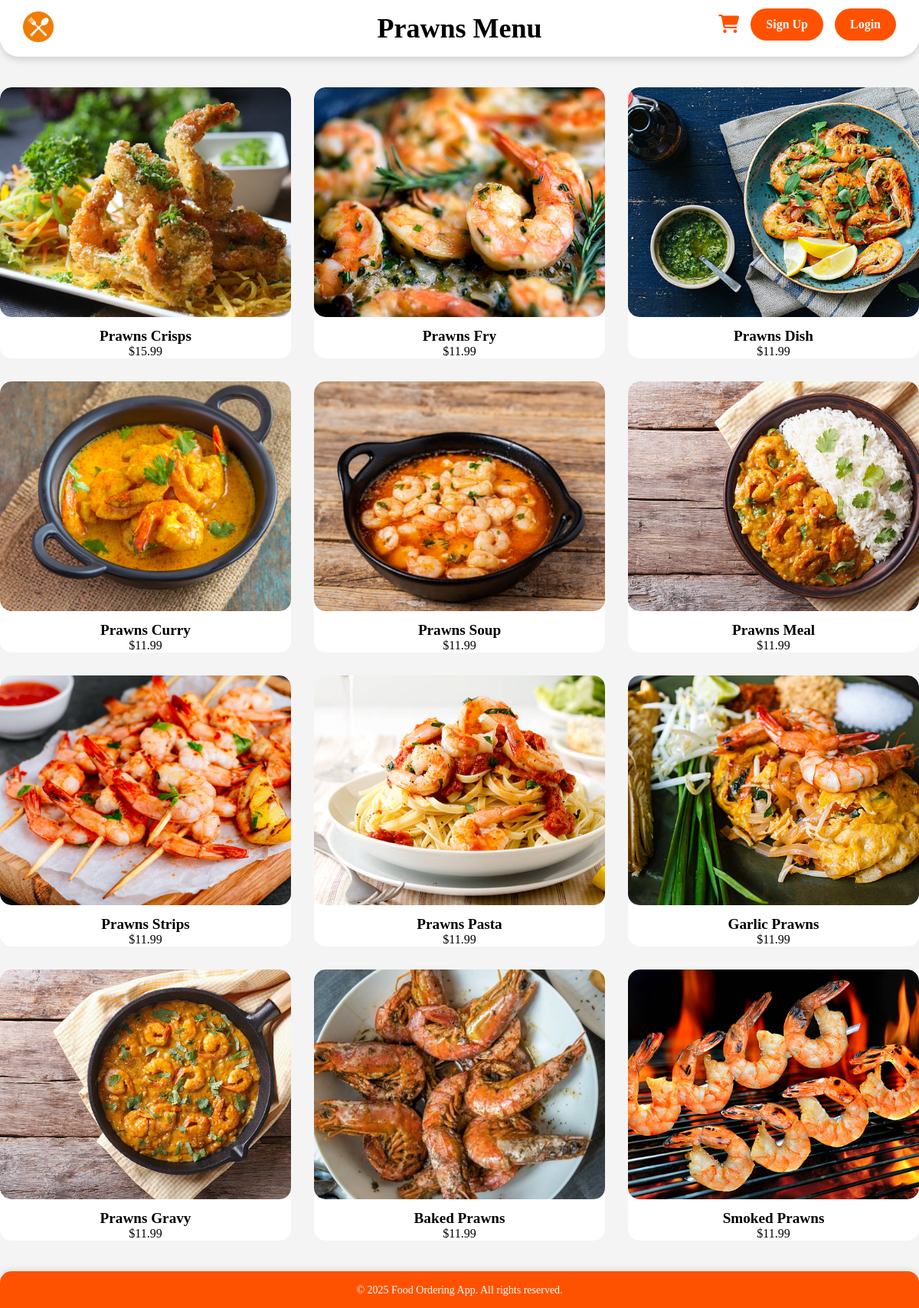
The app's page /category/Prawns with its own data.
### app.py (models this page shows)
class FoodItem(db.Model):
    id = db.Column(db.Integer, primary_key=True)
    name = db.Column(db.String(100), nullable=False)
    tag = db.Column(db.String(50), nullable=False)
    sub_tag = db.Column(db.String(50), nullable=True)
    price = db.Column(db.Float, nullable=False)
    image_file = db.Column(db.String(100), nullable=False)
    description = db.Column(db.String(255), nullable=True)
    order_items = db.relationship('OrderItem', backref='food_item', lazy=True)

### app.py (the view)
@app.route('/category/<category_name>')
def category_page(category_name):
    user_data = None
    if 'user' in session:
        user_data = User.query.filter_by(email=session['user']).first()
    items = FoodItem.query.filter_by(tag=category_name).all()
    return render_template('category_page.html', user=user_data, category_name=category_name, items=items)

### templates/category_page.html (shortened to what this page needs)
<!DOCTYPE html>
<html lang="en">
<head>
    <link rel="stylesheet" href="{{ url_for('static', filename='fish.css') }}">
    <link rel="stylesheet" href="https://cdnjs.cloudflare.com/ajax/libs/font-awesome/6.5.1/css/all.min.css">
</head>
<body>
    <header>
        <div class="logo">
            <a href="{{ url_for('home') }}">
                <img src="{{ url_for('static', filename='images/logo.webp') }}" alt="Logo">
            </a>
        </div>
        <div class="title">
            <h2>{{ category_name }} Menu</h2>
        </div>
        <div class="auth-buttons">
            <a href="{{ url_for('cart_page') }}" class="cart-icon">
                <i class="fa-solid fa-cart-shopping"></i>
            </a>
            {% if user %}
                <div class="dropdown">
                    <button class="btn account-btn">Hi, {{ user.first_name }}</button>
                    <div class="dropdown-content">
                        {% if user.is_admin %}
                            <a href="{{ url_for('admin_panel') }}">Admin Panel</a>
                        {% endif %}
                        <a href="{{ url_for('my_orders') }}">My Orders</a>
                        <a href="{{ url_for('my_bookings') }}">My Bookings</a>
                        <a href="{{ url_for('logout') }}">Logout</a>
                    </div>
                </div>
            {% else %}
                <a href="{{ url_for('signup') }}" class="btn">Sign Up</a>
                <a href="{{ url_for('login') }}" class="btn">Login</a>
            {% endif %}
        </div>
    </header>
    <section class="restaurants">
        <div class="restaurant-items">
            {% for item in items %}
            <div class="restaurant-item">
                <a href="{{ url_for('item_details', item_id=item.id) }}">
                    <img src="{{ url_for('static', filename='images/' + item.image_file) }}" alt="{{ item.name }}">
                </a>
                <h3>{{ item.name }}</h3>
                <p class="item-price">${{ "%.2f"|format(item.price) }}</p>
            </div>
            {% endfor %}
        </div>
    </section>
    <footer>
        <p>&copy; 2025 Food Ordering App. All rights reserved.</p>
    </footer>
</body>
</html>

### static/fish.css (style rules this page uses)
* { margin: 0; padding: 0; box-sizing: border-box; }
body { font-family: 'Chewy', cursive; background-color: #f4f4f4; color: #000000; }
header { display: flex; align-items: center; justify-content: space-between; padding: 15px 30px; background: linear-gradient(135deg, #ffffff, #ffffff); border-radius: 0 0 25px 25px; box-shadow: 0 4px 10px rgba(0, 0, 0, 0.15); position: relative; }
header .title { position: absolute; left: 50%; transform: translateX(-50%); white-space: nowrap; font-size: 1.5rem; font-weight: bold; color: #000000; }
header .logo img { width: 40px; transition: transform 0.3s ease; }
.auth-buttons { display: flex; gap: 15px; }
.auth-buttons .btn { padding: 12px 20px; text-decoration: none; background-color: #FF5200; color: #fff; border-radius: 30px; font-weight: bold; transition: background-color 0.3s; }
.auth-buttons { position: absolute; top: 10.5px; right: 30px; display: flex; gap: 15px; z-index: 2; }
header .title { position: absolute; left: 50%; transform: translateX(-50%); font-size: 1.5rem; font-weight: bold; color: #000000; }
.restaurants { text-align: center; margin-top: 40px; }
.restaurant-items { display: grid; grid-template-columns: repeat(auto-fill, minmax(300px, 1fr)); gap: 30px; margin-top: 20px; }
.restaurant-item { text-align: center; transition: transform 0.3s ease, box-shadow 0.3s ease; border-radius: 15px; overflow: hidden; background-color: #fff; }
.restaurant-item img { width: 100%; height: 300px; object-fit: cover; border-radius: 15px; transition: transform 0.3s ease; }
.restaurant-item h3 { margin-top: 10px; font-size: 1.2em; font-weight: 600; color: #000; }
footer { text-align: center; padding: 5px 10px; background: linear-gradient(135deg, #FF5200, #FF5200); color: white; margin-top: 40px; border-top: 2px solid #FF5200; box-shadow: 0 -2px 8px rgba(0, 0, 0, 0.1); border-radius: 15px 15px 0 0; }
footer p { font-size: 14px; margin: 10px 0; }
.auth-buttons { display: flex; align-items: center; gap: 15px; }
.auth-buttons .btn { padding: 12px 20px; text-decoration: none; background-color: #FF5200; color: #fff; border-radius: 30px; font-weight: bold; font-family: 'Chewy', cursive; font-size: 1rem; transition: background-color 0.3s; }
.cart-icon i { color: #FF5200 !important; font-size: 24px; transition: color 0.3s; }

### records on screen
FoodItem: image_file (picture), name "Prawns Crisps", price "15.99"
FoodItem: image_file (picture), name "Prawns Fry", price "11.99"
FoodItem: image_file (picture), name "Prawns Dish", price "11.99"
FoodItem: image_file (picture), name "Prawns Curry", price "11.99"
FoodItem: image_file (picture), name "Prawns Soup", price "11.99"
FoodItem: image_file (picture), name "Prawns Meal", price "11.99"
FoodItem: image_file (picture), name "Prawns Strips", price "11.99"
FoodItem: image_file (picture), name "Prawns Pasta", price "11.99"
FoodItem: image_file (picture), name "Garlic Prawns", price "11.99"
FoodItem: image_file (picture), name "Prawns Gravy", price "11.99"
FoodItem: image_file (picture), name "Baked Prawns", price "11.99"
FoodItem: image_file (picture), name "Smoked Prawns", price "11.99"

### other values on screen
{{ category_name }} "Prawns"
